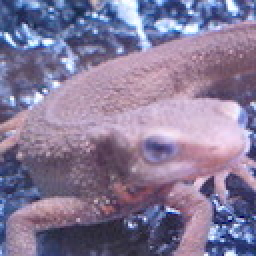
%> input picture Question_11_20/imori.jpg, 128 x 128 px (shown 2 times larger)
$ octave ans_17.m   (GNU Octave 9; MATLAB toolbox functions it lacks are replaced by stand-ins)
%> lines starting %> are read from the running program, lines starting %| are printed output that depends on the picture
clear
I = imread("imori.jpg");
%> I is the input picture: size 128x128x3 uint8; mean R, G, B 134.1, 121.8, 152.8
I = im2double(I) * 255;
%> I: size 128x128x3 double
I = 0.2126 * I(:,:,1) + 0.7152 * I(:,:,2) + 0.0722 * I(:,:,3);
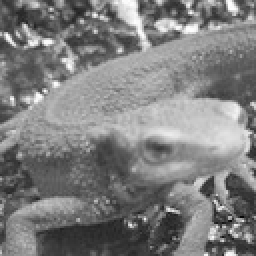
%> I: size 128x128 double (shown 2 times larger); min 6.71, max 254.4, mean 126.7
[H, W, C] = size(I);
%> H = 128; W = 128; C = 1
n = 3;

K = [0 1 0; 1 -4 1; 0 1 0];

J = zero_padding(I, n);
%> in zero_padding, `J(1+pad:h+pad, 1+pad:w+pad, :) = I;`:
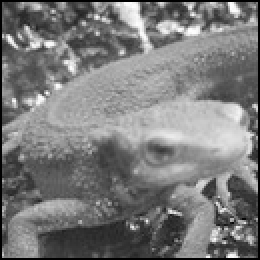
%> J: size 130x130 double (shown 2 times larger); min 0, max 254.4, mean 122.8

for y = 1:H
    for x = 1:W
        I(y,x) = mean2(J(y:y+n-1, x:x+n-1) .* K);
        if I(y,x) < 0
            if floor(abs(I(y,x))) == 0
                I(y,x) = 0;
            else
                I(y,x) = 255 + I(y,x);
            end
        end
    end
end
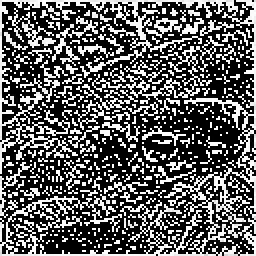
%> I: size 128x128 double (shown 2 times larger); min 0, max 254, mean 94
I = I/255;
I = im2uint8(I);
%> I: size 128x128 uint8
imshow(I);


function J = zero_padding(I, n)
[h, w, c] = size(I);
pad = floor(n/2);
J = zeros(h+pad*2, w+pad*2, c);
J(1+pad:h+pad, 1+pad:w+pad, :) = I;
end
